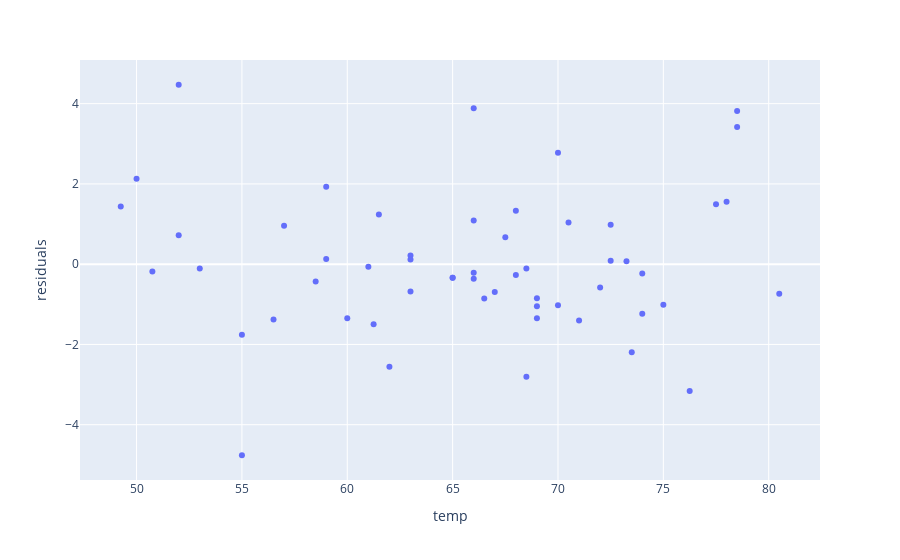

The notebook cell this image was saved under:
### Markdown cell above
Let's plot `temp` vs. `residuals` to see if the residuals are evenly above and below 0, then we have good model fit:

- with `px` do `scatter` using
    - `dataframe`
    - freestyle `x="temp"`
    - freestyle `y="residuals"`

### Code cell
px.scatter(dataframe,x="temp",y="residuals")

#<xml xmlns="https://developers.google.com/blockly/xml"><variables><variable id="k#w4n=KvP~*sLy*OW|Jl">px</variable><variable id="B5p-Xul6IZ.0%nd96oa%">dataframe</variable></variables><block type="varDoMethod" id="O07?sQIdula@ap]/9Ogq" x="0" y="0"><mutation items="3"></mutation><field name="VAR" id="k#w4n=KvP~*sLy*OW|Jl">px</field><field name="MEMBER">scatter</field><data>px:scatter</data><value name="ADD0"><block type="variables_get" id="UE)!btph,4mdjsf[F37|"><field name="VAR" id="B5p-Xul6IZ.0%nd96oa%">dataframe</field></block></value><value name="ADD1"><block type="dummyOutputCodeBlock" id="~L)yq!Jze#v9R[^p;2{O"><field name="CODE">x="temp"</field></block></value><value name="ADD2"><block type="dummyOutputCodeBlock" id="yu5^$n1zXY3)#RcRx:~;"><field name="CODE">y="residuals"</field></block></value></block></xml>

### Figure 1 — Plotly figure (JSON) as saved in the notebook; plotly's stock layout.template omitted (floating-point values rounded to 4 significant figures)
{"data": [{"hovertemplate": "temp=%{x}<br>residuals=%{y}<extra></extra>", "legendgroup": "", "marker": {"color": "#636efa", "symbol": "circle"}, "mode": "markers", "name": "", "orientation": "v", "showlegend": false, "type": "scatter", "x": [80.5, 78.5, 78.0, 73.5, 70.5, 68.0, 66.0, 65.0, 61.5, 57.0, 55.0, 76.25, 74.0, 74.0, 72.5, 66.0, 77.5, 78.5, 68.5, 68.5, 68.0, 66.0, 59.0, 70.0, 69.0, 67.0, 61.25, 58.5, 72.0, 71.0, 69.0, 66.5, 60.0, 75.0, 73.25, 72.5, 70.0, 67.5, 66.0, 69.0, 63.0, 63.0, 61.0, 62.0, 56.5, 55.0, 52.0, 53.0, 50.0, 52.0, 65.0, 63.0, 59.0, 50.75, 49.25], "xaxis": "x", "y": [-0.7373, 3.818, 1.556, -2.195, 1.038, 1.331, -0.2137, -0.3362, 1.235, 0.9587, -4.761, -3.158, -0.2336, -1.234, 0.0826, 3.886, 1.495, 3.418, -2.807, -0.1075, -0.2687, -0.3637, 1.929, -1.024, -1.346, -0.6912, -1.496, -0.4326, -0.5787, -1.401, -0.8462, -0.8525, -1.349, -1.011, 0.07448, 0.9826, 2.776, 0.67, 1.086, -1.046, 0.2187, -0.6813, -0.0663, -2.554, -1.378, -1.761, 0.7211, -0.1064, 2.126, 4.471, -0.3362, 0.1187, 0.1287, -0.182, 1.434], "yaxis": "y"}], "layout": {"legend": {"tracegroupgap": 0}, "margin": {"t": 60}, "xaxis": {"anchor": "y", "domain": [0, 1], "title": {"text": "temp"}}, "yaxis": {"anchor": "x", "domain": [0, 1], "title": {"text": "residuals"}}}}
